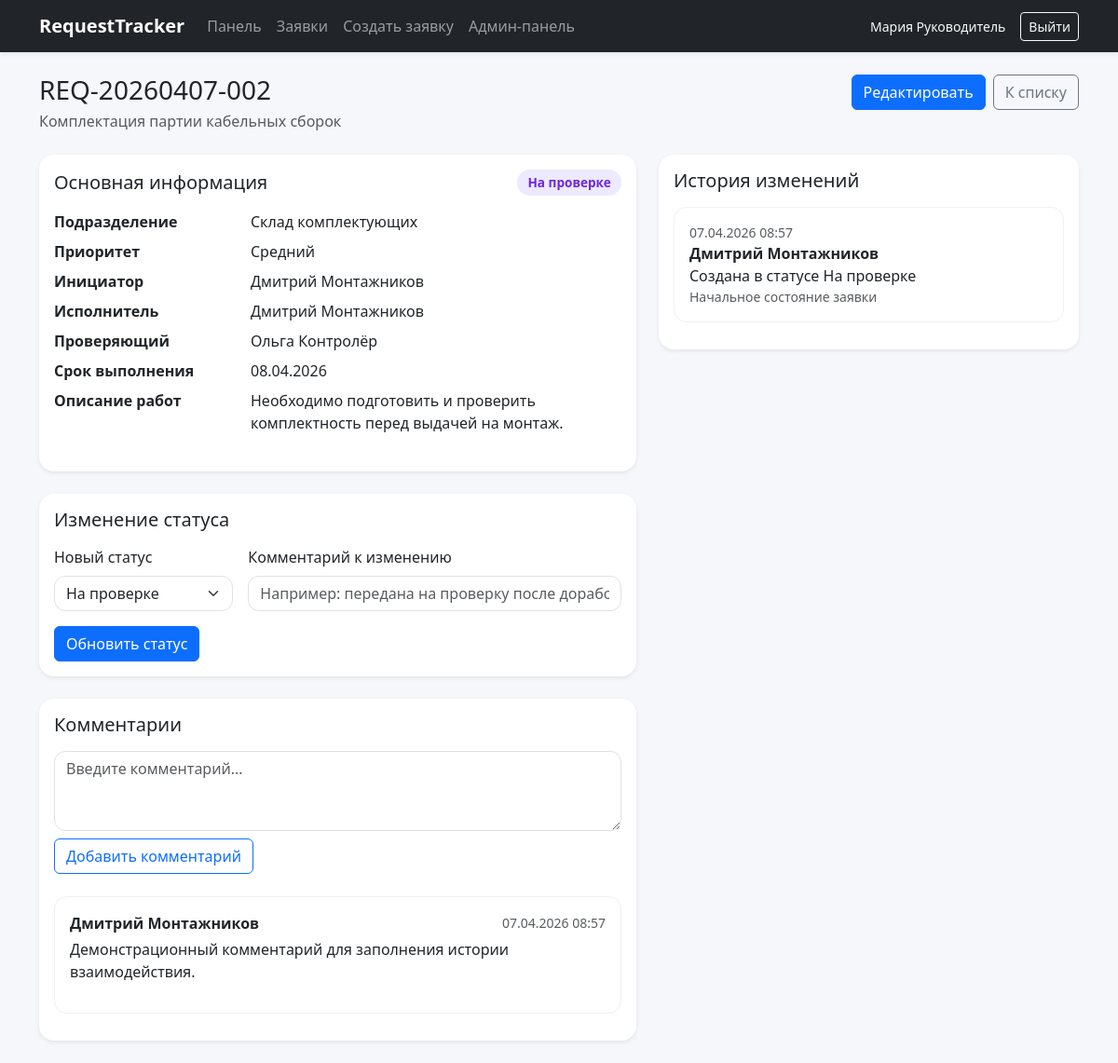
The page /tickets/2/ (signed in) on the database its author committed.
### tickets/models.py (models this page shows, shortened)
class Ticket(models.Model):
    class Status(models.TextChoices):
        NEW = 'new', 'Новая'
        IN_PROGRESS = 'in_progress', 'В работе'
        ON_REVIEW = 'on_review', 'На проверке'
        COMPLETED = 'completed', 'Завершена'
        REJECTED = 'rejected', 'Отклонена'
    class Priority(models.TextChoices):
        LOW = 'low', 'Низкий'
        MEDIUM = 'medium', 'Средний'
        HIGH = 'high', 'Высокий'
        CRITICAL = 'critical', 'Критический'
    number = models.CharField('Номер заявки', max_length=20, unique=True, editable=False)
    title = models.CharField('Краткое название', max_length=200)
    description = models.TextField('Описание работ')
    department = models.ForeignKey(
        Department,
        on_delete=models.PROTECT,
        related_name='tickets',
        verbose_name='Подразделение',
    )
    initiator = models.ForeignKey(
        settings.AUTH_USER_MODEL,
        on_delete=models.PROTECT,
        related_name='created_tickets',
        verbose_name='Инициатор',
    )
    assignee = models.ForeignKey(
        settings.AUTH_USER_MODEL,
        on_delete=models.SET_NULL,
        related_name='assigned_tickets',
        verbose_name='Исполнитель',
        blank=True,
        null=True,
    )
    controller = models.ForeignKey(
        settings.AUTH_USER_MODEL,
        on_delete=models.SET_NULL,
        related_name='controlled_tickets',
        verbose_name='Проверяющий',
        blank=True,
        null=True,
    )
    status = models.CharField(
        'Статус', max_length=20, choices=Status.choices, default=Status.NEW
    )
    priority = models.CharField(
        'Приоритет', max_length=20, choices=Priority.choices, default=Priority.MEDIUM
    )
    due_date = models.DateField('Срок выполнения', blank=True, null=True)
    created_at = models.DateTimeField('Создана', auto_now_add=True)
    updated_at = models.DateTimeField('Обновлена', auto_now=True)
    class Meta:
        verbose_name = 'Заявка'
        verbose_name_plural = 'Заявки'
        ordering = ['-created_at']

class Department(models.Model):
    name = models.CharField('Название подразделения', max_length=150, unique=True)
    description = models.TextField('Описание', blank=True)
    class Meta:
        verbose_name = 'Подразделение'
        verbose_name_plural = 'Подразделения'
        ordering = ['name']

class Comment(models.Model):
    ticket = models.ForeignKey(Ticket, on_delete=models.CASCADE, related_name='comments', verbose_name='Заявка')
    author = models.ForeignKey(settings.AUTH_USER_MODEL, on_delete=models.PROTECT, verbose_name='Автор')
    text = models.TextField('Комментарий')
    created_at = models.DateTimeField('Создан', auto_now_add=True)
    class Meta:
        verbose_name = 'Комментарий'
        verbose_name_plural = 'Комментарии'
        ordering = ['created_at']

class StatusHistory(models.Model):
    ticket = models.ForeignKey(Ticket, on_delete=models.CASCADE, related_name='history', verbose_name='Заявка')
    author = models.ForeignKey(settings.AUTH_USER_MODEL, on_delete=models.PROTECT, verbose_name='Автор')
    old_status = models.CharField('Предыдущий статус', max_length=20, choices=Ticket.Status.choices, blank=True)
    new_status = models.CharField('Новый статус', max_length=20, choices=Ticket.Status.choices)
    note = models.CharField('Комментарий', max_length=255, blank=True)
    created_at = models.DateTimeField('Дата изменения', auto_now_add=True)
    class Meta:
        verbose_name = 'История статусов'
        verbose_name_plural = 'История статусов'
        ordering = ['created_at']

### tickets/views.py (the view)
# urls.py: path('tickets/<int:pk>/', views.ticket_detail, name='ticket_detail'),
@login_required
def ticket_detail(request: HttpRequest, pk: int) -> HttpResponse:
    ticket = get_object_or_404(
        Ticket.objects.select_related('department', 'initiator', 'assignee', 'controller'),
        pk=pk,
    )
    if not can_view_ticket(request.user, ticket):
        raise Http404('Заявка не найдена.')
    context = {
        'ticket': ticket,
        'comment_form': CommentForm(),
        'can_edit': can_edit_ticket(request.user, ticket),
        'is_manager': is_manager(request.user),
        'status_choices': Ticket.Status.choices,
    }
    return render(request, 'tickets/ticket_detail.html', context)

### tickets/forms.py
class CommentForm(forms.ModelForm):
    class Meta:
        model = Comment
        fields = ['text']
        widgets = {
            'text': forms.Textarea(attrs={'rows': 3, 'placeholder': 'Введите комментарий...', 'class': 'form-control'}),
        }

### tickets/utils.py (called while the page is built)
def user_group_names(user) -> set[str]:
    if not getattr(user, 'is_authenticated', False):
        return set()
    return set(user.groups.values_list('name', flat=True))

def is_manager(user) -> bool:
    return bool(getattr(user, 'is_superuser', False) or MANAGER_GROUPS.intersection(user_group_names(user)))

def can_view_ticket(user, ticket: Ticket) -> bool:
    if is_manager(user):
        return True
    return ticket.initiator_id == user.id or ticket.assignee_id == user.id or ticket.controller_id == user.id

def can_edit_ticket(user, ticket: Ticket) -> bool:
    if is_manager(user):
        return True
    return ticket.initiator_id == user.id or ticket.assignee_id == user.id

### templates/tickets/ticket_detail.html (shortened to what this page needs)
{% extends 'base.html' %}
{% block content %}
<div class="d-flex justify-content-between align-items-start mb-4">
    <div>
        <h1 class="h3 mb-1">{{ ticket.number }}</h1>
        <div class="text-muted">{{ ticket.title }}</div>
    </div>
    <div class="d-flex gap-2">
        {% if can_edit %}
            <a href="{% url 'ticket_update' ticket.pk %}" class="btn btn-primary">Редактировать</a>
        {% endif %}
        <a href="{% url 'ticket_list' %}" class="btn btn-outline-secondary">К списку</a>
    </div>
</div>
<div class="row g-4">
    <div class="col-lg-7">
        <div class="card border-0 shadow-sm mb-4">
            <div class="card-body">
                <div class="d-flex justify-content-between align-items-center mb-3">
                    <h2 class="h5 mb-0">Основная информация</h2>
                    <span class="badge badge-status status-{{ ticket.status }}">{{ ticket.get_status_display }}</span>
                </div>
                <dl class="row mb-0">
                    <dt class="col-sm-4">Подразделение</dt><dd class="col-sm-8">{{ ticket.department.name }}</dd>
                    <dt class="col-sm-4">Приоритет</dt><dd class="col-sm-8">{{ ticket.get_priority_display }}</dd>
                    <dt class="col-sm-4">Инициатор</dt><dd class="col-sm-8">{{ ticket.initiator.get_full_name|default:ticket.initiator.username }}</dd>
                    <dt class="col-sm-4">Исполнитель</dt><dd class="col-sm-8">{{ ticket.assignee.get_full_name|default:'Не назначен' }}</dd>
                    <dt class="col-sm-4">Проверяющий</dt><dd class="col-sm-8">{{ ticket.controller.get_full_name|default:'Не назначен' }}</dd>
                    <dt class="col-sm-4">Срок выполнения</dt><dd class="col-sm-8">{% if ticket.due_date %}{{ ticket.due_date|date:'d.m.Y' }}{% else %}Не задан{% endif %}</dd>
                    <dt class="col-sm-4">Описание работ</dt><dd class="col-sm-8">{{ ticket.description|linebreaks }}</dd>
                </dl>
            </div>
        </div>
        <div class="card border-0 shadow-sm mb-4">
            <div class="card-body">
                <h2 class="h5 mb-3">Изменение статуса</h2>
                {% if can_edit %}
                    <form method="post" action="{% url 'change_ticket_status' ticket.pk %}" class="row g-3">
                        <div class="col-md-4">
                            <label class="form-label">Новый статус</label>
                            <select name="status" class="form-select">
                                {% for value, label in status_choices %}
                                    <option value="{{ value }}" {% if ticket.status == value %}selected{% endif %}>{{ label }}</option>
                                {% endfor %}
                            </select>
                        </div>
                        <div class="col-md-8">
                            <label class="form-label">Комментарий к изменению</label>
                            <input type="text" class="form-control" name="note" placeholder="Например: передана на проверку после доработки">
                        </div>
                        <div class="col-12">
                            <button class="btn btn-primary" type="submit">Обновить статус</button>
                        </div>
                    </form>
                {% else %}
                    <p class="text-muted mb-0">У вас нет прав для изменения статуса данной заявки.</p>
                {% endif %}
            </div>
        </div>
        <div class="card border-0 shadow-sm">
            <div class="card-body">
                <h2 class="h5 mb-3">Комментарии</h2>
                <form method="post" action="{% url 'add_comment' ticket.pk %}" class="mb-4">
                    {{ comment_form.text }}
                    <button class="btn btn-outline-primary mt-2" type="submit">Добавить комментарий</button>
                </form>
                <div class="comment-list">
                    {% for comment in ticket.comments.all %}
                        <div class="comment-item">
                            <div class="d-flex justify-content-between align-items-center mb-1">
                                <strong>{{ comment.author.get_full_name|default:comment.author.username }}</strong>
                                <span class="text-muted small">{{ comment.created_at|date:'d.m.Y H:i' }}</span>
                            </div>
                            <div>{{ comment.text|linebreaks }}</div>
                        </div>
                    {% empty %}
                        <p class="text-muted mb-0">Комментариев пока нет.</p>
                    {% endfor %}
                </div>
            </div>
        </div>
    </div>
    <div class="col-lg-5">
        <div class="card border-0 shadow-sm">
            <div class="card-body">
                <h2 class="h5 mb-3">История изменений</h2>
                <div class="timeline">
                    {% for item in ticket.history.all %}
                        <div class="timeline-item">
                            <div class="small text-muted">{{ item.created_at|date:'d.m.Y H:i' }}</div>
                            <div class="fw-semibold">{{ item.author.get_full_name|default:item.author.username }}</div>
                            <div>
                                {% if item.old_status %}
                                    {{ item.get_old_status_display }} → {{ item.get_new_status_display }}
                                {% else %}
                                    Создана в статусе {{ item.get_new_status_display }}
                                {% endif %}
                            </div>
                            {% if item.note %}<div class="text-muted small">{{ item.note }}</div>{% endif %}
                        </div>
                    {% empty %}
                        <p class="text-muted mb-0">История изменений пуста.</p>
                    {% endfor %}
                </div>
            </div>
        </div>
    </div>
</div>
{% endblock %}

### templates/base.html (shortened to what this page needs)
{% load static %}
<!DOCTYPE html>
<html lang="ru">
<head>
    <link href="https://cdn.jsdelivr.net/npm/bootstrap@5.3.3/dist/css/bootstrap.min.css" rel="stylesheet">
    <link rel="stylesheet" href="{% static 'css/styles.css' %}">
</head>
<body>
<nav class="navbar navbar-expand-lg navbar-dark bg-dark shadow-sm">
    <div class="container">
        <a class="navbar-brand fw-semibold" href="{% url 'dashboard' %}">RequestTracker</a>
        <div class="collapse navbar-collapse" id="mainNav">
            {% if user.is_authenticated %}
                <ul class="navbar-nav me-auto mb-2 mb-lg-0">
                    <li class="nav-item"><a class="nav-link" href="{% url 'dashboard' %}">Панель</a></li>
                    <li class="nav-item"><a class="nav-link" href="{% url 'ticket_list' %}">Заявки</a></li>
                    <li class="nav-item"><a class="nav-link" href="{% url 'ticket_create' %}">Создать заявку</a></li>
                    <li class="nav-item"><a class="nav-link" href="/admin/">Админ-панель</a></li>
                </ul>
                <div class="d-flex align-items-center gap-3 text-light small">
                    <span>{{ user.get_full_name|default:user.username }}</span>
                    <form method="post" action="{% url 'logout' %}">
                        <button class="btn btn-outline-light btn-sm" type="submit">Выйти</button>
                    </form>
                </div>
            {% endif %}
        </div>
    </div>
</nav>
<main class="container py-4">
    {% block content %}{% endblock %}
</main>
</body>
</html>

### static/css/styles.css (style rules this page uses)
body { background: #f5f7fb; }
.card { border-radius: 1rem; }
.badge-status { font-size: 0.85rem; padding: 0.45rem 0.7rem; border-radius: 999px; }
.status-on_review { background: #ede9fe; color: #6d28d9; }
.comment-item, .timeline-item { background: #fff; border: 1px solid #edf0f4; border-radius: 0.85rem; padding: 1rem; margin-bottom: 0.85rem; }
textarea, input, select { border-radius: 0.75rem !important; }

### rows shown on the page
Ticket: number "REQ-20260407-002", title "Комплектация партии кабельных сборок", status "На проверке", department.name "Склад комплектующих", priority "Средний", initiator.get_full_name "Дмитрий Монтажников", assignee.get_full_name "Дмитрий Монтажников", controller.get_full_name "Ольга Контролёр", due_date "08.04.2026", description "Необходимо подготовить и проверить комплектность перед выдачей на монтаж."
Comment: author.get_full_name "Дмитрий Монтажников", created_at "07.04.2026 08:57", text "Демонстрационный комментарий для заполнения истории взаимодействия."
StatusHistory: created_at "07.04.2026 08:57", author.get_full_name "Дмитрий Монтажников", new_status "На проверке", note "Начальное состояние заявки"

### other values the page prints
{{ user.get_full_name|default:user.username }} "Мария Руководитель"
